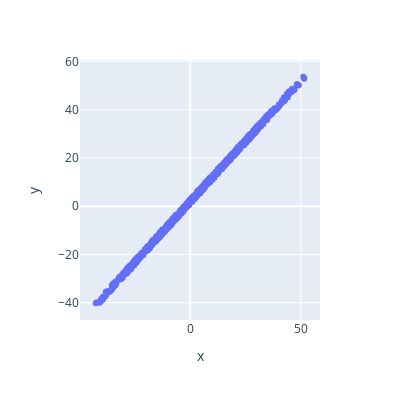

Here is the notebook cell this chart was saved with:
### Code cell
yN = y.reshape(observaciones,)
metasN = metas.reshape(observaciones,)
fig = px.scatter(x = yN, y =  metasN)

fig.update_layout(
    width = 400,
    height = 400,)

fig.show()

### Figure 1 — Plotly figure (JSON) as saved in the notebook; plotly's stock layout.template omitted (floating-point values rounded to 4 significant figures; data arrays with more than 128 entries replaced by an {"elided": "..."} marker saying what was removed)
{"data": [{"hovertemplate": "x=%{x}<br>y=%{y}<extra></extra>", "legendgroup": "", "marker": {"color": "#636efa", "symbol": "circle"}, "mode": "markers", "name": "", "orientation": "v", "showlegend": false, "type": "scatter", "x": {"elided": "1000 float values"}, "xaxis": "x", "y": {"elided": "1000 float values"}, "yaxis": "y"}], "layout": {"height": 400, "legend": {"tracegroupgap": 0}, "margin": {"t": 60}, "width": 400, "xaxis": {"anchor": "y", "domain": [0, 1], "title": {"text": "x"}}, "yaxis": {"anchor": "x", "domain": [0, 1], "title": {"text": "y"}}}}
